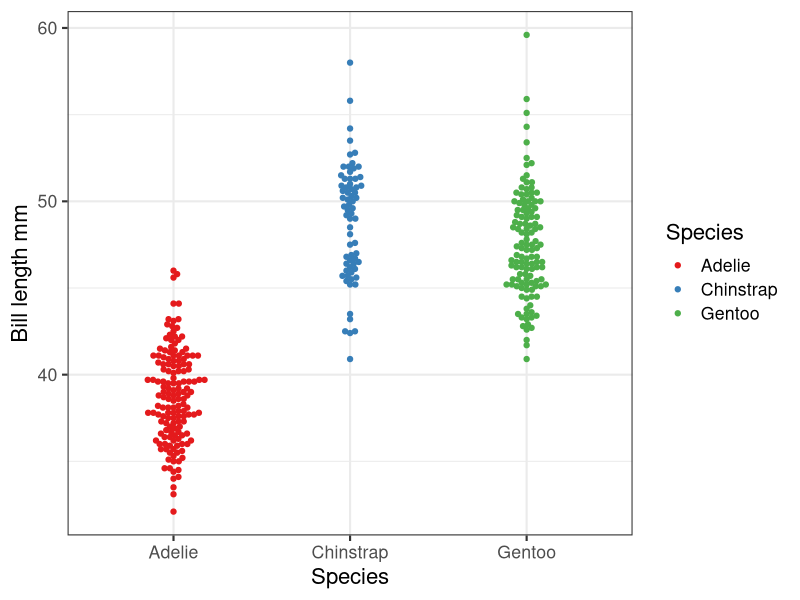

The R source for this figure: (Note: this script raises an error after producing the figure.)
## ---- chunk 1
library("tidyverse")
data(penguins, package = 'palmerpenguins')
options(tibble.print_min = 3)
## ---- chunk 2
library(tidyverse)
data(penguins, package = "palmerpenguins")
penguins |>
  group_by(species) |>
  summarise(
    n = n(),
    mean_mass = mean(body_mass_g, na.rm = TRUE))
## ---- chunk 3
library(ggplot2)
library(ggbeeswarm)
ggplot(penguins, aes(x = species,
                     y = bill_length_mm,
                     colour = species)) +
  geom_beeswarm() +
  scale_colour_brewer(palette = "Set1") +
  labs(x = "Species", y = "Bill length mm", colour = "Species") +
  theme_bw(base_size = 16)
## ---- chunk 4
knitr::include_graphics("figures/1-s2.0-S157495410500004X-gr1.jpg")
## ---- chunk 5
#| label: empirical-data-loss
#| fig-alt: Probability of data survival vs paper age. Vines et al 2014
knitr::include_graphics("figures/gr1.jpg")
## ---- chunk 6
#| label: lost-laptop
#| out-width: "50%"
#| fig-alt: Advert offering to pay thief for data on stolen laptop
knitr::include_graphics("figures/rutgers-stolen-ad.jpeg")
## ---- chunk 7
knitr::include_graphics("https://www.uib.no/sites/w3.uib.no/files/styles/content_main_wide_1x/public/20171119_benefitsdmp_tekengebied-1_large.png?itok=YnWxrDdr&timestamp=1616058199")
## ---- chunk 8
knitr::include_graphics("figures/Rgui.png")
## ---- chunk 9
knitr::include_graphics("figures/RStudiogui.png")
